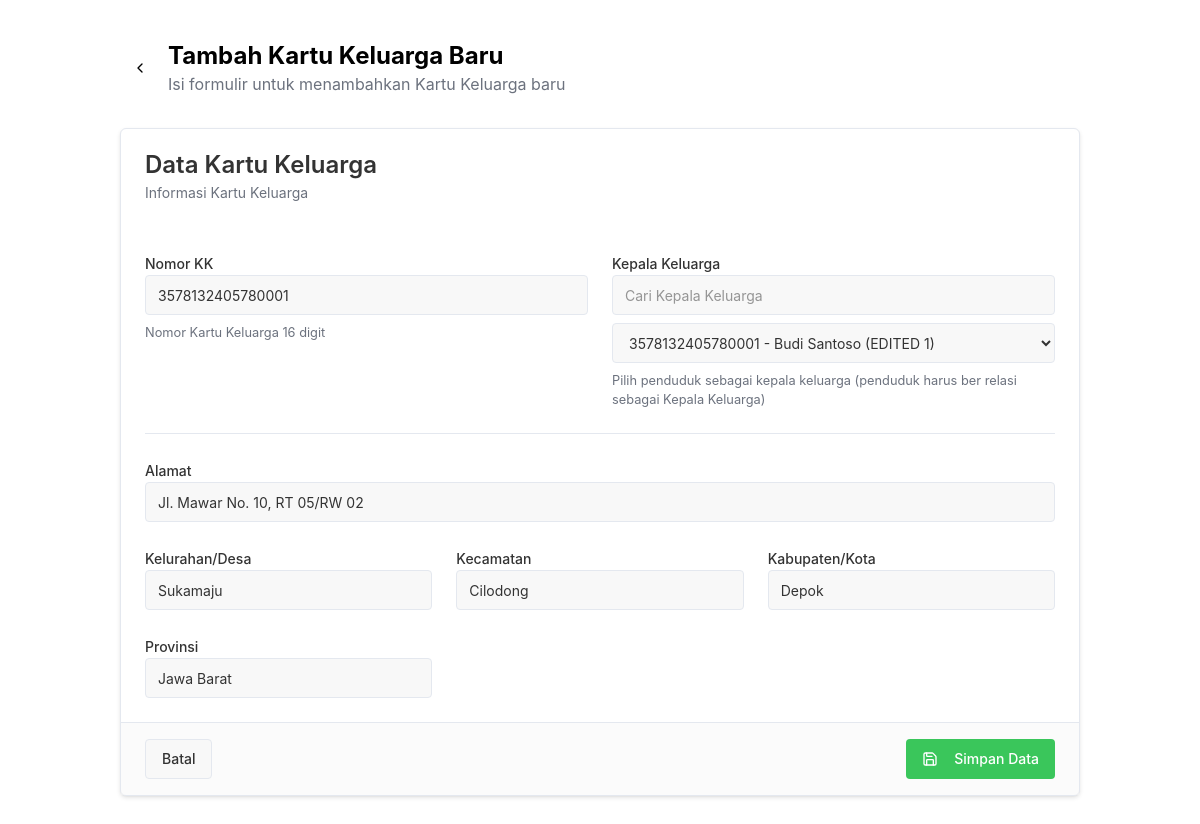
Screenshot of /petugas/fc-form.php?id=1 with the database file from the repository.
### tables this page shows
CREATE TABLE `family_cards` (
  `id` bigint NOT NULL,
  `kk_number` char(16) NOT NULL,
  `head_id` bigint DEFAULT NULL,
  `address` text,
  `subdistrict` varchar(100) DEFAULT NULL,
  `district` varchar(100) DEFAULT NULL,
  `city` varchar(100) DEFAULT NULL,
  `province` varchar(100) DEFAULT NULL
);

CREATE TABLE `residents` (
  `id` bigint NOT NULL,
  `nik` char(16) NOT NULL,
  `password` varchar(255) DEFAULT NULL,
  `full_name` varchar(100) NOT NULL,
  `birth_date` date DEFAULT NULL,
  `birth_place` varchar(100) DEFAULT NULL,
  `family_card_id` bigint DEFAULT NULL,
  `relation` enum('Kepala Keluarga','Istri','Anak','Lainnya') NOT NULL,
  `gender` enum('L','P') NOT NULL,
  `father_id` bigint DEFAULT NULL,
  `mother_id` bigint DEFAULT NULL
);

### petugas/fc-form.php (the view, shortened to what this page needs)
<?php
include '../utils/conn.php';
if (isset($_GET['id'])) {
    $stmt = $conn->prepare("SELECT kk_number, head_id, address, subdistrict, district, city, province  FROM family_cards WHERE id = ? LIMIT 1");
    $stmt->bind_param("s", $_GET['id']);
    $stmt->execute();
    $result = $stmt->get_result();
    $data = $result->fetch_assoc();
}
include '../layout/header.php';
?>
<div class="container py-10">
    <div class="flex items-center mb-8">
        <a href="/petugas/keluarga" class="inline-flex items-center justify-center gap-2 whitespace-nowrap rounded-md text-sm font-medium ring-offset-background transition-colors focus-visible:outline-none focus-visible:ring-2 focus-visible:ring-ring focus-visible:ring-offset-2 disabled:pointer-events-none disabled:opacity-50 [&amp;_svg]:pointer-events-none [&amp;_svg]:size-4 [&amp;_svg]:shrink-0 hover:bg-accent hover:text-accent-foreground h-10 w-10 mr-2">
            <svg xmlns="http://www.w3.org/2000/svg" width="24" height="24" viewBox="0 0 24 24" fill="none" stroke="currentColor" stroke-width="2" stroke-linecap="round" stroke-linejoin="round" class="lucide lucide-chevron-left h-5 w-5">
                <path d="m15 18-6-6 6-6">
                </path>
            </svg>
        </a>
        <div>
            <h1 class="text-2xl font-bold">Tambah Kartu Keluarga Baru</h1>
            <p class="text-muted-foreground">Isi formulir untuk menambahkan Kartu Keluarga baru</p>
        </div>
    </div>
    <form class="space-y-8" method="post">
        <div class="rounded-lg border bg-card text-card-foreground shadow-sm" data-v0-t="card">
            <div class="flex flex-col space-y-1.5 p-6 bg-admin-50">
                <h3 class="text-2xl font-semibold leading-none tracking-tight">Data Kartu Keluarga</h3>
                <p class="text-sm text-muted-foreground">Informasi Kartu Keluarga</p>
            </div>
            <div class="p-6 pt-6">
                <div class="grid gap-6 sm:grid-cols-2">
                    <div class="space-y-2">
                        <label class="text-sm font-medium leading-none peer-disabled:cursor-not-allowed peer-disabled:opacity-70" for="«r3»-form-item">Nomor KK</label>
                        <input value="<?=$data['kk_number'] ?? ''?>"
                        class="flex h-10 w-full rounded-md border border-input bg-background px-3 py-2 text-sm ring-offset-background file:border-0 file:bg-transparent file:text-sm file:font-medium file:text-foreground placeholder:text-muted-foreground focus-visible:outline-none focus-visible:ring-2 focus-visible:ring-ring focus-visible:ring-offset-2 disabled:cursor-not-allowed disabled:opacity-50" placeholder="Masukkan 16 digit Nomor KK" aria-describedby="«r3»-form-item-description" aria-invalid="false" id="«r3»-form-item" name="kk_number">
                        <p class="text-[0.8rem] text-muted-foreground" id="«r3»-form-item-description">Nomor Kartu Keluarga 16 digit</p>
                    </div>
                    <div class="space-y-2">
                        <label class="text-sm font-medium leading-none peer-disabled:cursor-not-allowed peer-disabled:opacity-70" for="«r4»-form-item">Kepala Keluarga</label>
                        <div class="flex flex-col gap-2">
                            <?php
                            $head_query = "SELECT id, nik, full_name FROM residents WHERE relation='Kepala Keluarga'";
                            $heads_result = $conn->query($head_query);
                            $selected_id = $data['head_id'] ?? '';
                            ?>
                            <input type="text" id="head_search" placeholder="Cari Kepala Keluarga" class="flex h-10 w-full rounded-md border border-input bg-background px-3 py-2 text-sm ring-offset-background focus-visible:outline-none focus-visible:ring-2 focus-visible:ring-ring focus-visible:ring-offset-2">
                            <select name="head_id" class="flex h-10 w-full rounded-md border border-input bg-background px-3 py-2 text-sm ring-offset-background file:border-0 file:bg-transparent file:text-sm file:font-medium placeholder:text-muted-foreground focus-visible:outline-none focus-visible:ring-2 focus-visible:ring-ring focus-visible:ring-offset-2 disabled:cursor-not-allowed disabled:opacity-50" id="head_select">
                                <?php while ($head = $heads_result->fetch_assoc()): ?>
                                    <option value="<?= $head['id'] ?>" <?= ($selected_id == $head['id']) ? 'selected' : '' ?>>
                                        <?= htmlspecialchars($head['nik'] . " - " . $head['full_name']) ?>
                                    </option>
                                <?php endwhile; ?>
                            </select>
                        </div>
                        <p class="text-[0.8rem] text-muted-foreground" id="«r4»-form-item-description">Pilih penduduk sebagai kepala keluarga (penduduk harus ber relasi sebagai Kepala Keluarga)</p>
                    </div>
                </div>
                <div data-orientation="horizontal" role="none" class="shrink-0 bg-border h-[1px] w-full my-6">
                </div>
                <div class="grid gap-6 sm:grid-cols-2 md:grid-cols-3">
                    <div class="space-y-2 sm:col-span-2 md:col-span-3">
                        <label class="text-sm font-medium leading-none peer-disabled:cursor-not-allowed peer-disabled:opacity-70" for="«r8»-form-item">Alamat</label>
                        <input class="flex h-10 w-full rounded-md border border-input bg-background px-3 py-2 text-sm ring-offset-background file:border-0 file:bg-transparent file:text-sm file:font-medium file:text-foreground placeholder:text-muted-foreground focus-visible:outline-none focus-visible:ring-2 focus-visible:ring-ring focus-visible:ring-offset-2 disabled:cursor-not-allowed disabled:opacity-50" placeholder="Masukkan alamat lengkap" aria-describedby="«r8»-form-item-description" aria-invalid="false" id="«r8»-form-item" value="<?=$data['address'] ?? ''?>" name="address">
                    </div>
                    <div class="space-y-2">
                        <label class="text-sm font-medium leading-none peer-disabled:cursor-not-allowed peer-disabled:opacity-70" for="«r9»-form-item">Kelurahan/Desa</label>
                        <input class="flex h-10 w-full rounded-md border border-input bg-background px-3 py-2 text-sm ring-offset-background file:border-0 file:bg-transparent file:text-sm file:font-medium file:text-foreground placeholder:text-muted-foreground focus-visible:outline-none focus-visible:ring-2 focus-visible:ring-ring focus-visible:ring-offset-2 disabled:cursor-not-allowed disabled:opacity-50" placeholder="Masukkan kelurahan/desa" aria-describedby="«r9»-form-item-description" aria-invalid="false" id="«r9»-form-item" value="<?=$data['subdistrict'] ?? ''?>" name="subdistrict">
                    </div>
                    <div class="space-y-2">
                        <label class="text-sm font-medium leading-none peer-disabled:cursor-not-allowed peer-disabled:opacity-70" for="«ra»-form-item">Kecamatan</label>
                        <input class="flex h-10 w-full rounded-md border border-input bg-background px-3 py-2 text-sm ring-offset-background file:border-0 file:bg-transparent file:text-sm file:font-medium file:text-foreground placeholder:text-muted-foreground focus-visible:outline-none focus-visible:ring-2 focus-visible:ring-ring focus-visible:ring-offset-2 disabled:cursor-not-allowed disabled:opacity-50" placeholder="Masukkan kecamatan" aria-describedby="«ra»-form-item-description" aria-invalid="false" id="«ra»-form-item" value="<?=$data['district'] ?? ''?>" name="district">
                    </div>
                    <div class="space-y-2">
                        <label class="text-sm font-medium leading-none peer-disabled:cursor-not-allowed peer-disabled:opacity-70" for="«rb»-form-item">Kabupaten/Kota</label>
                        <input class="flex h-10 w-full rounded-md border border-input bg-background px-3 py-2 text-sm ring-offset-background file:border-0 file:bg-transparent file:text-sm file:font-medium file:text-foreground placeholder:text-muted-foreground focus-visible:outline-none focus-visible:ring-2 focus-visible:ring-ring focus-visible:ring-offset-2 disabled:cursor-not-allowed disabled:opacity-50" placeholder="Masukkan kabupaten/kota" aria-describedby="«rb»-form-item-description" aria-invalid="false" id="«rb»-form-item" value="<?=$data['city'] ?? ''?>" name="city">
                    </div>
                    <div class="space-y-2">
                        <label class="text-sm font-medium leading-none peer-disabled:cursor-not-allowed peer-disabled:opacity-70" for="«rc»-form-item">Provinsi</label>
                        <input class="flex h-10 w-full rounded-md border border-input bg-background px-3 py-2 text-sm ring-offset-background file:border-0 file:bg-transparent file:text-sm file:font-medium file:text-foreground placeholder:text-muted-foreground focus-visible:outline-none focus-visible:ring-2 focus-visible:ring-ring focus-visible:ring-offset-2 disabled:cursor-not-allowed disabled:opacity-50" placeholder="Masukkan provinsi" aria-describedby="«rc»-form-item-description" aria-invalid="false" id="«rc»-form-item" value="<?=$data['province'] ?? ''?>" name="province">
                    </div>
                </div>
            </div>
            <div class="items-center p-6 flex justify-between border-t bg-muted/50 px-6 py-4">
                <a href="/petugas/keluarga" class="inline-flex items-center justify-center gap-2 whitespace-nowrap rounded-md text-sm font-medium ring-offset-background transition-colors focus-visible:outline-none focus-visible:ring-2 focus-visible:ring-ring focus-visible:ring-offset-2 disabled:pointer-events-none disabled:opacity-50 [&amp;_svg]:pointer-events-none [&amp;_svg]:size-4 [&amp;_svg]:shrink-0 border border-input bg-background hover:bg-accent hover:text-accent-foreground h-10 px-4 py-2" type="button">Batal</a>
                <button class="inline-flex items-center justify-center gap-2 whitespace-nowrap rounded-md text-sm font-medium ring-offset-background transition-colors focus-visible:outline-none focus-visible:ring-2 focus-visible:ring-ring focus-visible:ring-offset-2 disabled:pointer-events-none disabled:opacity-50 [&amp;_svg]:pointer-events-none [&amp;_svg]:size-4 [&amp;_svg]:shrink-0 bg-primary text-primary-foreground h-10 px-4 py-2 bg-admin hover:bg-admin-600" type="submit" >
                    Simpan Data</button>
            </div>
        </div>
    </form>
</div>

### rows the page displays
family_cards: kk_number "3578132405780001", head_id "3578132405780001 - Budi Santoso (EDITED 1)", address "Jl. Mawar No. 10, RT 05/RW 02", subdistrict "Sukamaju", district "Cilodong", city "Depok", province "Jawa Barat"
